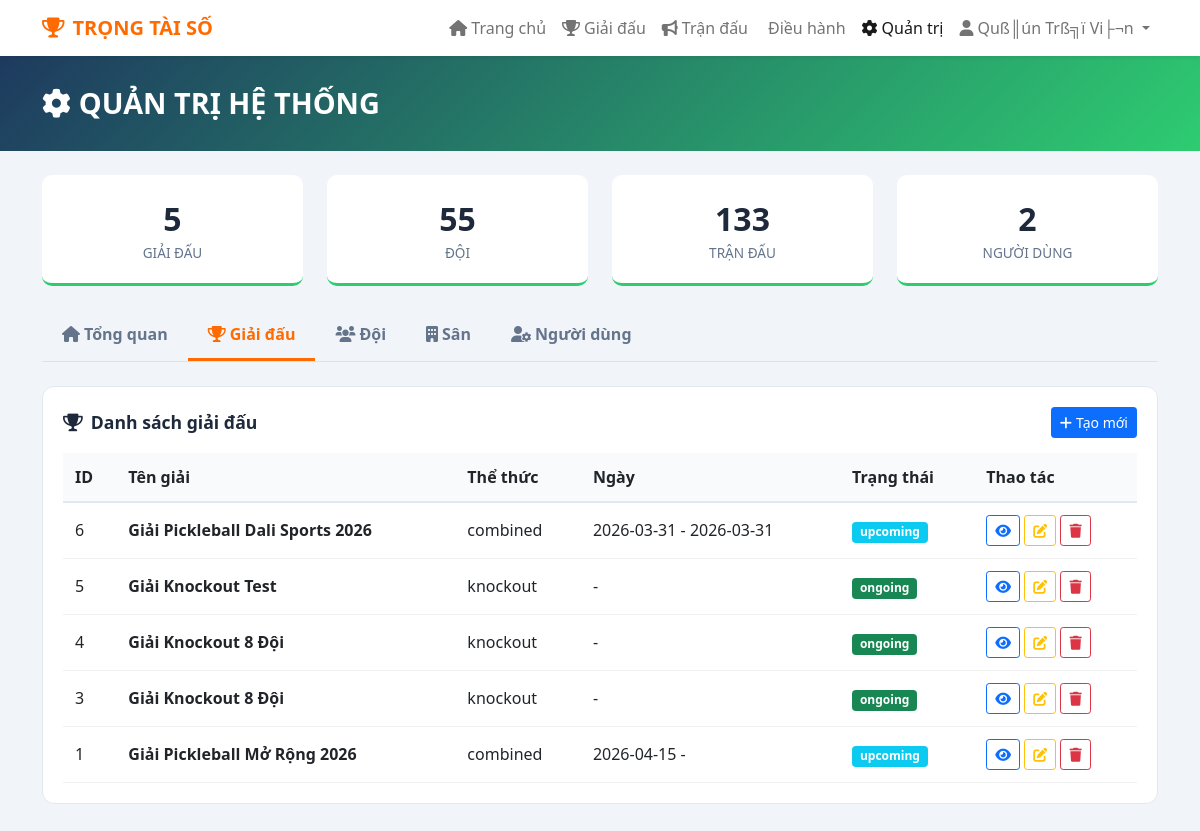
Screenshot of /admin.php?action=tournaments (signed in) with the database file from the repository.
### tables this page shows
CREATE TABLE `tournaments` (
  `id` int(11) NOT NULL AUTO_INCREMENT,
  `name` varchar(200) NOT NULL,
  `description` text DEFAULT NULL,
  `format` enum('round_robin','knockout','combined','double_elimination') DEFAULT 'combined',
  `start_date` date DEFAULT NULL,
  `end_date` date DEFAULT NULL,
  `registration_deadline` date DEFAULT NULL,
  `location` varchar(200) DEFAULT NULL,
  `total_teams` int(11) DEFAULT 0,
  `max_teams` int(11) DEFAULT 32,
  `status` enum('upcoming','ongoing','completed','cancelled') DEFAULT 'upcoming',
  `stage` enum('planning','registration','setup','group_stage','knockout_stage','completed') DEFAULT 'planning',
  `owner_id` int(11) DEFAULT NULL,
  `created_at` timestamp NOT NULL DEFAULT current_timestamp(),
  `winning_score` int(11) DEFAULT 11,
  PRIMARY KEY (`id`),
  KEY `owner_id` (`owner_id`),
  CONSTRAINT `tournaments_ibfk_1` FOREIGN KEY (`owner_id`) REFERENCES `users` (`id`) ON DELETE SET NULL
);

### functions.php (called while the page is built, shortened)
<?php
require_once 'db.php';
function getAllTournaments() {
    global $pdo;
    $stmt = $pdo->query("SELECT * FROM `Tournaments` ORDER BY created_at DESC, name");
    return $stmt->fetchAll();
}
?>

### admin.php (the view, shortened to what this page needs)
<?php
require_once 'db.php';
require_once 'functions.php';
require_once 'components/template.php';
$user_role = $_SESSION['role'] ?? 'user';
$action = $_GET['action'] ?? 'dashboard';
$tournaments = getAllTournaments();
$stats = [
    'tournaments' => $pdo->query("SELECT COUNT(*) FROM `Tournaments`")->fetchColumn(),
    'teams' => $pdo->query("SELECT COUNT(*) FROM `Teams`")->fetchColumn(),
    'users' => $pdo->query("SELECT COUNT(*) FROM `Users`")->fetchColumn(),
    'matches' => $pdo->query("SELECT COUNT(*) FROM `Matches`")->fetchColumn()
];
?>
<!DOCTYPE html>
<html lang="vi">
<head>
    <link href="https://cdn.jsdelivr.net/npm/bootstrap@5.1.3/dist/css/bootstrap.min.css" rel="stylesheet">
    <link href="https://cdnjs.cloudflare.com/ajax/libs/font-awesome/6.0.0/css/all.min.css" rel="stylesheet">
</head>
<body>
    <div class="page-header">
        <div class="container">
            <h1 class="page-title"><i class="fas fa-cog me-2"></i>QUẢN TRỊ HỆ THỐNG</h1>
        </div>
    </div>
    <div class="container py-4">
        <div class="row mb-4">
            <div class="col-md-3">
                <div class="stat-card">
                    <div class="stat-number"><?php echo $stats['tournaments']; ?></div>
                    <div class="stat-label">Giải đấu</div>
                </div>
            </div>
            <div class="col-md-3">
                <div class="stat-card">
                    <div class="stat-number"><?php echo $stats['teams']; ?></div>
                    <div class="stat-label">Đội</div>
                </div>
            </div>
            <div class="col-md-3">
                <div class="stat-card">
                    <div class="stat-number"><?php echo $stats['matches']; ?></div>
                    <div class="stat-label">Trận đấu</div>
                </div>
            </div>
            <div class="col-md-3">
                <div class="stat-card">
                    <div class="stat-number"><?php echo $stats['users']; ?></div>
                    <div class="stat-label">Người dùng</div>
                </div>
            </div>
        </div>
        <ul class="nav nav-tabs mb-4">
            <li class="nav-item">
                <a class="nav-tab <?php echo ($action === 'dashboard') ? 'active' : ''; ?>" href="?action=dashboard">
                    <i class="fas fa-home me-1"></i>Tổng quan
                </a>
            </li>
            <li class="nav-item">
                <a class="nav-tab <?php echo ($action === 'tournaments') ? 'active' : ''; ?>" href="?action=tournaments">
                    <i class="fas fa-trophy me-1"></i>Giải đấu
                </a>
            </li>
            <li class="nav-item">
                <a class="nav-tab <?php echo ($action === 'teams') ? 'active' : ''; ?>" href="?action=teams">
                    <i class="fas fa-users me-1"></i>Đội
                </a>
            </li>
            <li class="nav-item">
                <a class="nav-tab <?php echo ($action === 'arenas') ? 'active' : ''; ?>" href="?action=arenas">
                    <i class="fas fa-building me-1"></i>Sân
                </a>
            </li>
            <?php if ($user_role === 'admin'): ?>
            <li class="nav-item">
                <a class="nav-tab <?php echo ($action === 'users') ? 'active' : ''; ?>" href="?action=users">
                    <i class="fas fa-user-cog me-1"></i>Người dùng
                </a>
            </li>
            <?php endif; ?>
        </ul>
        <?php if ($action === 'dashboard'): ?>
            <div class="row">
                <div class="col-md-6">
                    <div class="card-custom">
                        <div class="card-title"><i class="fas fa-plus me-2"></i>Tạo giải đấu mới</div>
                        <form method="post">
                            <input type="hidden" name="create_tournament" value="1">
                            <div class="mb-3">
                                <label class="form-label">Tên giải đấu</label>
                                <input type="text" name="name" class="form-control" required>
                            </div>
                            <div class="mb-3">
                                <label class="form-label">Mô tả</label>
                                <textarea name="description" class="form-control" rows="2"></textarea>
                            </div>
                            <div class="row mb-3">
                                <div class="col-md-6">
                                    <label class="form-label">Thể thức</label>
                                    <select name="format" class="form-select">
                                        <option value="combined">Vòng bảng + Loại trực tiếp</option>
                                        <option value="round_robin">Vòng tròn</option>
                                        <option value="knockout">Loại trực tiếp</option>
                                        <option value="double_elimination">Đá hai lần thua</option>
                                    </select>
                                </div>
                                <div class="col-md-6">
                                    <label class="form-label">Trạng thái</label>
                                    <select name="status" class="form-select">
                                        <option value="upcoming">Sắp diễn ra</option>
                                        <option value="ongoing">Đang diễn ra</option>
                                        <option value="completed">Hoàn thành</option>
                                    </select>
                                </div>
                            </div>
                            <div class="row mb-3">
                                <div class="col-md-6">
                                    <label class="form-label">Ngày bắt đầu</label>
                                    <input type="date" name="start_date" class="form-control">
                                </div>
                                <div class="col-md-6">
                                    <label class="form-label">Ngày kết thúc</label>
                                    <input type="date" name="end_date" class="form-control">
                                </div>
                            </div>
                            <div class="mb-3">
                                <label class="form-label">Địa điểm</label>
                                <input type="text" name="location" class="form-control">
                            </div>
                            <button type="submit" class="btn btn-primary"><i class="fas fa-plus me-1"></i>Tạo giải đấu</button>
                        </form>
                    </div>
                </div>
                <div class="col-md-6">
                    <div class="card-custom">
                        <div class="card-title"><i class="fas fa-link me-2"></i>Liên kết nhanh</div>
                        <div class="d-grid gap-2">
                            <a href="draw.php" class="btn btn-outline-primary"><i class="fas fa-random me-2"></i>Bốc thăm chia bảng</a>
                            <a href="match-control.php" class="btn btn-outline-success"><i class="fas fa-whistle me-2"></i>Điều hành trận đấu</a>
                            <a href="tournament_list.php" class="btn btn-outline-info"><i class="fas fa-list me-2"></i>Danh sách giải đấu</a>
                            <a href="matches.php" class="btn btn-outline-warning"><i class="fas fa-bullhorn me-2"></i>Quản lý trận đấu</a>
                        </div>
                    </div>
                </div>
            </div>
        <?php elseif ($action === 'tournaments'): ?>
            <div class="card-custom">
                <div class="card-title d-flex justify-content-between align-items-center">
                    <span><i class="fas fa-trophy me-2"></i>Danh sách giải đấu</span>
                    <button class="btn btn-sm btn-primary" data-bs-toggle="modal" data-bs-target="#createModal">
                        <i class="fas fa-plus me-1"></i>Tạo mới
                    </button>
                </div>
                <table class="data-table">
                    <thead>
                        <tr>
                            <th>ID</th>
                            <th>Tên giải</th>
                            <th>Thể thức</th>
                            <th>Ngày</th>
                            <th>Trạng thái</th>
                            <th>Thao tác</th>
                        </tr>
                    </thead>
                    <tbody>
                        <?php foreach ($tournaments as $t): ?>
                        <tr>
                            <td><?php echo $t['id']; ?></td>
                            <td><strong><?php echo htmlspecialchars($t['name']); ?></strong></td>
                            <td><?php echo $t['format']; ?></td>
                            <td><?php echo $t['start_date']; ?> - <?php echo $t['end_date']; ?></td>
                            <td>
                                <span class="badge bg-<?php echo $t['status'] === 'ongoing' ? 'success' : ($t['status'] === 'upcoming' ? 'info' : 'secondary'); ?>">
                                    <?php echo $t['status']; ?>
                                </span>
                            </td>
                            <td>
                                <a href="tournament_view.php?id=<?php echo $t['id']; ?>" class="btn btn-sm btn-outline-primary"><i class="fas fa-eye"></i></a>
                                <button class="btn btn-sm btn-outline-warning" data-bs-toggle="modal" data-bs-target="#editModal<?php echo $t['id']; ?>"><i class="fas fa-edit"></i></button>
                                <a href="?action=tournaments&delete_tournament=<?php echo $t['id']; ?>" class="btn btn-sm btn-outline-danger" onclick="return confirm('Xóa giải đấu?')"><i class="fas fa-trash"></i></a>
                            </td>
                        </tr>
                        <?php endforeach; ?>
                    </tbody>
                </table>
            </div>
        <?php endif; ?>
    </div>
</body>
</html>

### admin.php (style rules this page uses)
:root { --primary: #2ecc71; --accent: #ff6b00; --text-dark: #1e293b; }
body { background: #f1f5f9; font-family: 'Segoe UI', sans-serif; }
.page-header { background: linear-gradient(135deg, #1e3a5f 0%, #2ecc71 100%); color: white; padding: 30px 0; }
.page-title { font-size: 1.8rem; font-weight: 700; margin: 0; }
.stat-card { background: white; border-radius: 10px; padding: 20px; text-align: center; border-bottom: 3px solid var(--primary); }
.stat-number { font-size: 2rem; font-weight: 700; color: var(--text-dark); }
.stat-label { font-size: 0.85rem; color: #64748b; text-transform: uppercase; }
.card-custom { background: white; border-radius: 12px; padding: 20px; margin-bottom: 15px; border: 1px solid #e2e8f0; }
.card-title { font-size: 1.1rem; font-weight: 700; color: var(--text-dark); margin-bottom: 15px; }
.nav-tab { padding: 12px 20px; border: none; background: transparent; color: #64748b; font-weight: 600; border-bottom: 3px solid transparent; cursor: pointer; text-decoration: none; display: inline-block; }
.nav-tab:hover, .nav-tab.active { color: var(--accent); border-bottom-color: var(--accent); text-decoration: none; }
.data-table { width: 100%; }
.data-table th { background: #f8fafc; padding: 12px; text-align: left; border-bottom: 2px solid #e2e8f0; }
.data-table td { padding: 12px; border-bottom: 1px solid #f0f0f0; }

### rows the page displays
tournaments: id "6", name "Giải Pickleball Dali Sports 2026", format "combined", start_date "2026-03-31", end_date "2026-03-31", status "upcoming"
tournaments: id "5", name "Giải Knockout Test", format "knockout", status "ongoing"
tournaments: id "4", name "Giải Knockout 8 Đội", format "knockout", status "ongoing"
tournaments: id "3", name "Giải Knockout 8 Đội", format "knockout", status "ongoing"
tournaments: id "1", name "Giải Pickleball Mở Rộng 2026", format "combined", start_date "2026-04-15", status "upcoming"

### other values shown
$userName "Quß║ún Trß╗ï Vi├¬n"
$stats['tournaments'] "5"
$stats['teams'] "55"
$stats['matches'] "133"
$stats['users'] "2"
